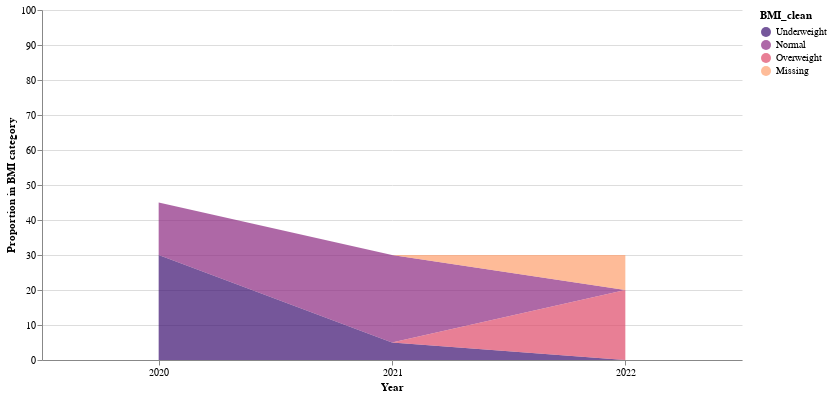

The notebook cell saved with this chart:
### Code cell


### Figure 1 — Vega-Lite specification as saved in the notebook (floating-point values rounded to 4 significant figures)
{"config": {"view": {"continuousWidth": 400, "continuousHeight": 300, "stroke": "white"}}, "data": {"name": "data-4c0301b24a43d6590644545107c08f30"}, "mark": {"type": "area", "opacity": 0.7}, "encoding": {"color": {"field": "BMI_clean", "scale": {"scheme": "magma"}, "sort": ["Underweight", "Normal", "Overweight", "Obese", "Missing"], "type": "nominal"}, "tooltip": [{"field": "REF_DATE", "title": "Year", "type": "nominal"}, {"field": "VALUE", "title": "Value", "type": "quantitative"}], "x": {"axis": {"labelAngle": 0}, "field": "REF_DATE", "title": "Year", "type": "nominal"}, "y": {"field": "VALUE", "scale": {"domain": [0, 100]}, "stack": true, "title": "Proportion in BMI category", "type": "quantitative"}}, "height": 350, "width": 700, "$schema": "https://vega.github.io/schema/vega-lite/v4.17.0.json", "datasets": {"data-4c0301b24a43d6590644545107c08f30": [{"REF_DATE": "2020", "BMI_clean": "Underweight", "VALUE": 30}, {"REF_DATE": "2020", "BMI_clean": "Normal", "VALUE": 15}, {"REF_DATE": "2021", "BMI_clean": "Underweight", "VALUE": 5}, {"REF_DATE": "2021", "BMI_clean": "Normal", "VALUE": 25}, {"REF_DATE": "2022", "BMI_clean": "Overweight", "VALUE": 20}, {"REF_DATE": "2022", "BMI_clean": "Missing", "VALUE": 10}]}}
